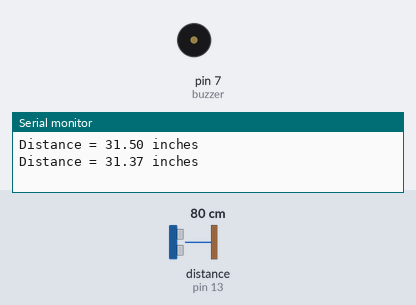
The sketch below on a simulated Arduino Uno, built with avr-gcc and run on an emulated ATmega328P. On the bench: buzzer (waves = sounding), the last lines printed to the serial monitor. Wiring (inferred from the names in the program): ultrasonic range finder: trigger pin 12; echo pin 13. The inputs (shaded band) are chosen by the test bench; at power-on: distance to the obstacle (sensor on pin 13) 80 cm. The echo pulse lasts 58.3 µs per cm.

Above: at 1.8 s.
1.9 s: distance to the obstacle (sensor on pin 13) set to 74 cm
At 2.77 s:
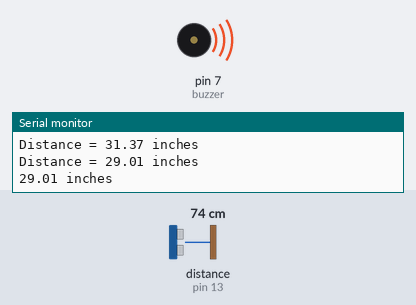
5.4 s: distance to the obstacle (sensor on pin 13) set to 4 cm
8.9 s: distance to the obstacle (sensor on pin 13) set to 2 cm
Timing chart, 0 to 18.4 s (numbered marks = the images above; inputs shaded):
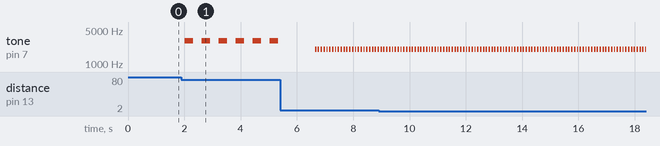

Measured:
- the behaviour switches between 77 and 76 cm on distance to the obstacle (sensor on pin 13) (found by bisection; images 0 and 1)
- after the input at 1.9 s, tone on pin 7 (buzzer): alternates 3000 Hz for 0.30 s and silent for 0.31 s, starting after 0.12 s
- after the input at 5.4 s, tone on pin 7 (buzzer): alternates 2000 Hz for 0.05 s and silent for 0.05 s, starting after 1.2 s

The sketch:

sketch_sep22a_ultrasonicSensorWith_Buzzer.ino
```cpp
const int buzzer = 7;
const int trig = 12;
const int echo = 13;
float duration, distance;
float distanceInInches;
void setup() {
  // put your setup code here, to run once:
  Serial.begin(9600);
  pinMode(trig, OUTPUT);
  pinMode(echo, INPUT);
  pinMode(buzzer, OUTPUT);
}

void danger(){
  tone(buzzer, 2000);
  delay(50);
  noTone(buzzer);
  delay(50);
}

void medium(){
  tone(buzzer, 3000);
  delay(300);
  noTone(buzzer);
  delay(300);
}

void warning(){
  tone(buzzer, 5000);
  delay(600);
  noTone(buzzer);
  delay(600);
}

void calculateDistance(){
  digitalWrite(trig, LOW);
  delayMicroseconds(2);
  digitalWrite(trig, HIGH);
  delayMicroseconds(10);
  digitalWrite(trig, LOW);

  duration = pulseIn(echo, HIGH);
  distance = (duration/2) * 0.0343;
  distanceInInches = distance / 2.54;

}

void loop() {
  // put your main code here, to run repeatedly:
  digitalWrite(trig, LOW);
  delayMicroseconds(2);
  digitalWrite(trig, HIGH);
  delayMicroseconds(10);
  digitalWrite(trig, LOW);

  duration = pulseIn(echo, HIGH);
  distance = (duration/2) * 0.0343;
  distanceInInches = distance / 2.54;


  Serial.print("Distance = ");
  if(distance >= 400 || distance <= 2){
    Serial.println("Out of range");
  }
  else{

    while(distanceInInches <= 10){
      Serial.print(distanceInInches);
      Serial.println(" inches");
      danger();
      calculateDistance();
      }

      while(distanceInInches > 10 && distanceInInches <= 30){
        Serial.print(distanceInInches);
        Serial.println(" inches");
        medium();
        calculateDistance();
      }


    //  while(distanceInInches > 30 && distanceInInches <= 70){
    //     Serial.print(distanceInInches);
    //     Serial.println(" inches");
    //     warning();
    //     calculateDistance();
    //   }


    Serial.print(distanceInInches);
    Serial.println(" inches");
    delay(500);


  }
  delay(500);
}
```
